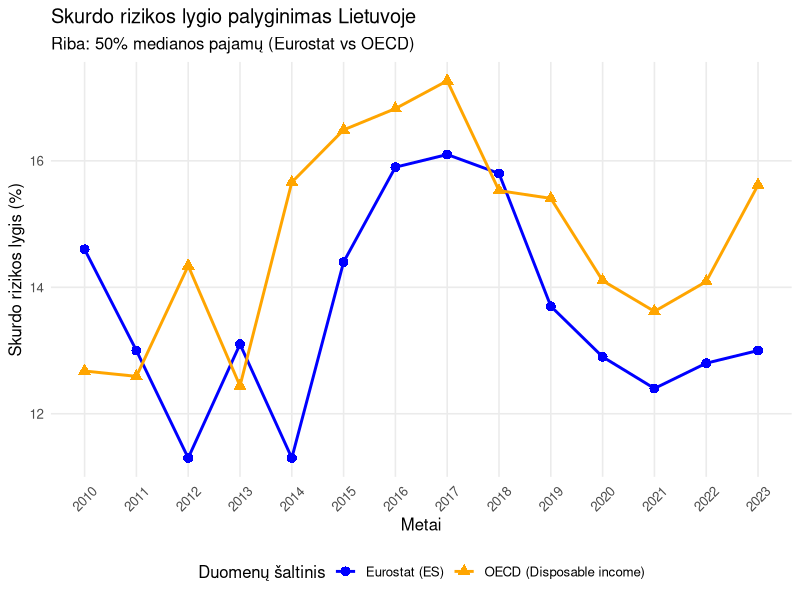
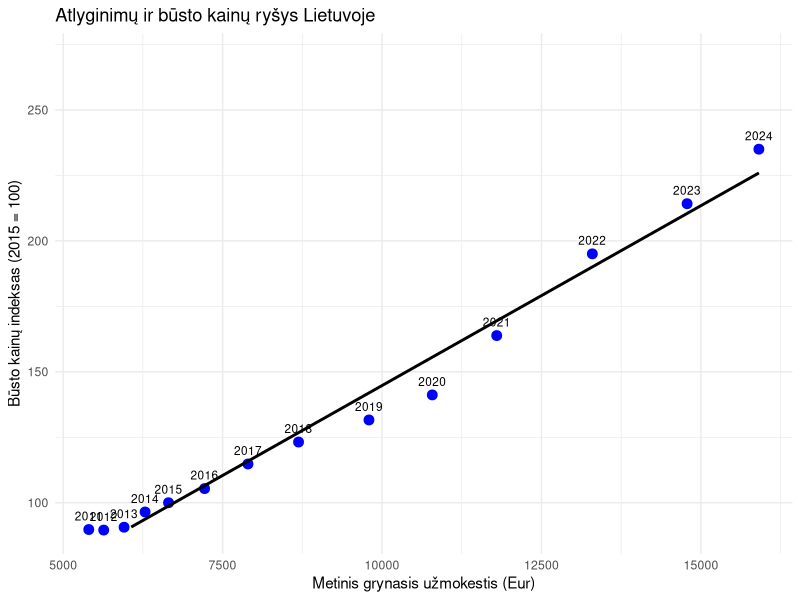
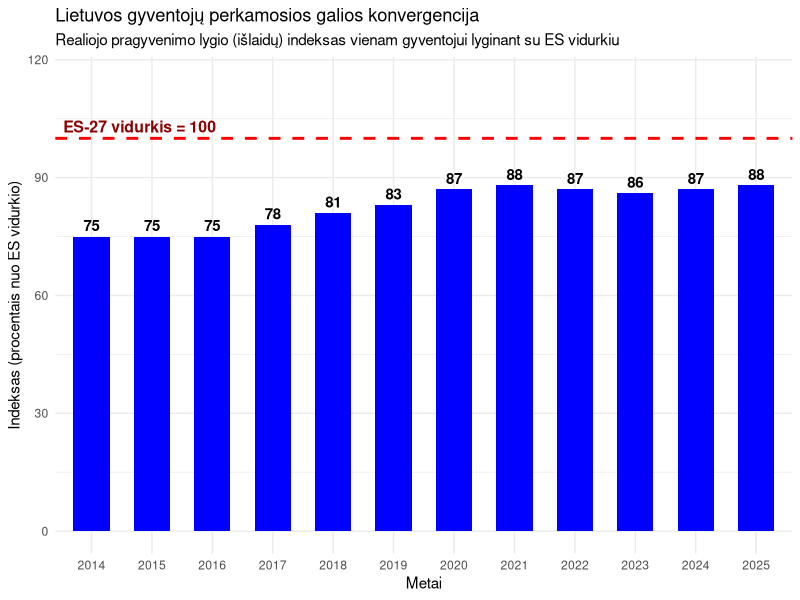
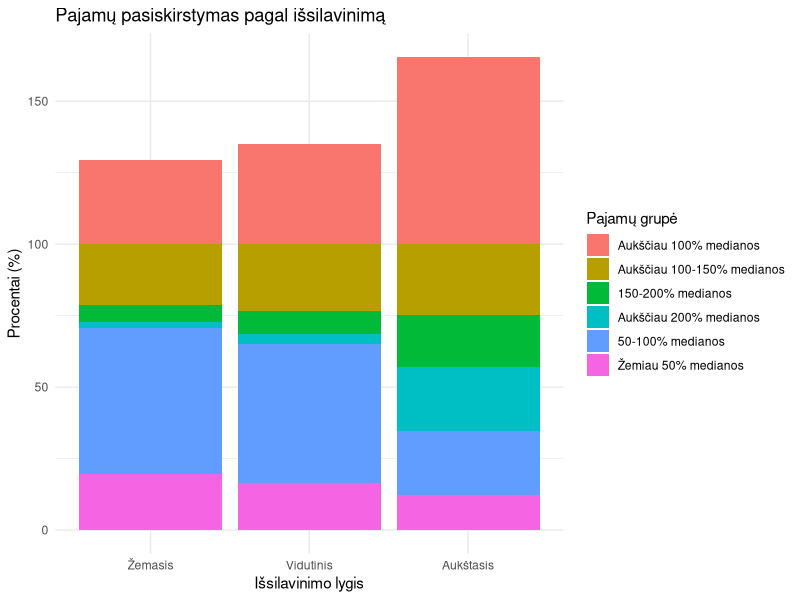

Source code (R) for these figures, in order:

library(ggplot2)
library(dplyr)
#Skurdo rizikos 50 medianos (Eurostat) ir skurdo rizika pagal disposable income 50% medianos (OECD)
#https://data-explorer.oecd.org/vis?fs[0]=Topic%2C1%7CSociety%23SOC%23%7CInequality%23SOC_INE%23&pg=0&fc=Topic&bp=true&snb=2&df[ds]=dsDisseminateFinalDMZ&df[id]=DSD_WISE_IDD%40DF_IDD&df[ag]=OECD.WISE.INE&df[vs]=1.0&pd=2010%2C2023&dq=LTU.A.PR_INC_DISP..PT_POP._T.METH2012.D_CUR.PL_50&to[TIME_PERIOD]=false&vw=tb
#https://ec.europa.eu/eurostat/databrowser/view/ilc_li02__custom_21526880/default/table

es_data <- read.csv("Skurdo_rizika_ES.csv", stringsAsFactors = FALSE)
disp_data <- read.csv("Skurdo_rizika_disposable.csv", stringsAsFactors = FALSE)

es_clean <- data.frame(
  Metai = es_data$TIME_PERIOD,
  Skurdo_lygis = es_data$OBS_VALUE,
  Saltinis = "Eurostat (ES)"
)

disp_clean <- data.frame(
  Metai = disp_data$TIME_PERIOD,
  Skurdo_lygis = disp_data$OBS_VALUE,
  Saltinis = "OECD (Disposable income)"
)

grafiko_duomenys <- rbind(es_clean, disp_clean)

grafiko_duomenys <- grafiko_duomenys[order(grafiko_duomenys$Metai), ]


ggplot(grafiko_duomenys, aes(x = Metai, y = Skurdo_lygis, color = Saltinis, shape = Saltinis, group = Saltinis)) +
  geom_line(linewidth = 1) +            
  geom_point(size = 3) +                     
  scale_x_continuous(breaks = seq(min(grafiko_duomenys$Metai), max(grafiko_duomenys$Metai), by = 1)) +
  scale_color_manual(values = c("Eurostat (ES)" = "blue", "OECD (Disposable income)" = "orange")) + 
  labs(
    title = "Skurdo rizikos lygio palyginimas Lietuvoje",
    subtitle = "Riba: 50% medianos pajamų (Eurostat vs OECD)",
    x = "Metai",
    y = "Skurdo rizikos lygis (%)",
    color = "Duomenų šaltinis",
    shape = "Duomenų šaltinis"
  ) +
  theme_minimal(base_size = 12) +           
  theme(
    plot_title = element_text(face = "bold", size = 14, hjust = 0.5),
    plot_subtitle = element_text(size = 11, hjust = 0.5, color = "gray30"),
    legend.position = "bottom",     
    panel.grid.minor = element_blank(),   
    axis.text.x = element_text(angle = 45, vjust = 0.5) 
  )

#----------------------------
#Rysys tarp atlyginimo ir busto kainu (Eurostat)
#https://ec.europa.eu/eurostat/databrowser/view/prc_hpi_a__custom_21527254/default/table
#https://ec.europa.eu/eurostat/databrowser/view/earn_nt_net__custom_21527250/default/table

housing_data <- read.csv("Housing.csv", stringsAsFactors = FALSE)
earnings_data <- read.csv("Net_Earnings.csv", stringsAsFactors = FALSE)

housing_clean <- housing_data[, c("TIME_PERIOD", "OBS_VALUE")]
colnames(housing_clean) <- c("Metai", "Busto_Indeksas")

earnings_clean <- earnings_data[, c("TIME_PERIOD", "OBS_VALUE")]
colnames(earnings_clean) <- c("Metai", "Uzmokestis")

bendri_duomenys <- merge(housing_clean, earnings_clean, by = "Metai")

ggplot(bendri_duomenys, aes(x = Uzmokestis, y = Busto_Indeksas)) +
  geom_point(size = 3, color = "blue") +                # Paprasti mėlyni taškai
  geom_smooth(method = "lm", color = "black", se = FALSE) + # Juoda tendencijos linija
  geom_text(aes(label = Metai), vjust = -1, size = 3) + # Metai virš taškų
  
  ylim(min(bendri_duomenys$Busto_Indeksas), max(bendri_duomenys$Busto_Indeksas) * 1.15) + 
  
  labs(
    title = "Atlyginimų ir būsto kainų ryšys Lietuvoje",
    x = "Metinis grynasis užmokestis (Eur)",
    y = "Būsto kainų indeksas (2015 = 100)"
  ) +
  theme_minimal()



#------------------------
#Lietuvos pirkimo galios palyginimas su ES vidurkiu(EuroStat)
#https://ec.europa.eu/eurostat/databrowser/view/tec00114__custom_21527436/default/table

raw_data <- read.csv("Purch_power.csv", stringsAsFactors = FALSE)

duomenys_lt <- raw_data %>%
  filter(geo == "LT") %>%
  select(Metai = TIME_PERIOD, Reiksme = OBS_VALUE) %>%
  mutate(Metai = as.factor(Metai))

ggplot(duomenys_lt, aes(x = Metai, y = Reiksme)) +
  geom_col(fill = "blue", width = 0.6) +
  
  geom_text(aes(label = Reiksme), 
            vjust = -0.5, 
            size = 3.8, 
            fontface = "bold", 
            color = "black") +
  
  geom_hline(yintercept = 100, linetype = "dashed", color = "red", linewidth = 1) +
  
  annotate("text", x = 1.8, y = 103, 
           label = "ES-27 vidurkis = 100", 
           color = "darkred", 
           fontface = "bold", 
           size = 4) +
  
  labs(
    title = "Lietuvos gyventojų perkamosios galios konvergencija",
    subtitle = "Realiojo pragyvenimo lygio (išlaidų) indeksas vienam gyventojui lyginant su ES vidurkiu",
    x = "Metai",
    y = "Indeksas (procentais nuo ES vidurkio)"
  ) +
  
  ylim(0, 115) +
  
  theme_minimal()

    #Pajamų Grupės pagal išsilavinimą OECD duomenys: https://data-explorer.oecd.org/vis?pg=0&bp=true&snb=40&tm=historical%20population%20data&df[ds]=dsDisseminateFinalDMZ&df[id]=DSD_EAG_LSO_EA%40DF_LSO_EARN_DISTR_MEDIAN&df[ag]=OECD.EDU.IMEP&df[vs]=1.0&dq=LTU._T.Y25T64.ISCED11A_0T2%2BISCED11A_3_4%2BISCED11A_5T8...MIGT_100%2BMILE_50%2BMIGT_50_LE100%2BMIGT_100_LE150%2BMIGT_150_LE200%2BMIGT_200....EMP...OBS...A&lom=LASTNOBSERVATIONS&lo=1&pd=2022%2C2022&to[TIME_PERIOD]=true&vw=tb
    
    
    
    df <- read.csv("OECD_issilavinimas.csv")
  
    ggplot(df, aes(x = ATTAINMENT_LEV, y = OBS_VALUE, fill = INCOME)) +
      geom_col() +
      
      scale_x_discrete(labels = c(
        "ISCED11A_0T2" = "Žemasis",
        "ISCED11A_3_4" = "Vidutinis",
        "ISCED11A_5T8" = "Aukštasis" 
      )) +
      
      scale_fill_discrete(labels = c(
        "MILE_50" = "Žemiau 50% medianos",
        "MIGT_50_LE100" = "50-100% medianos",
        "MIGT_100" = "Aukščiau 100% medianos",
        "MIGT_150_LE200" = "150-200% medianos",
        "MIGT_200" = "Aukščiau 200% medianos",
        "MIGT_100_LE150" = "Aukščiau 100-150% medianos"
      )) +
      
      labs(
        title = "Pajamų pasiskirstymas pagal išsilavinimą",
        x = "Išsilavinimo lygis",
        y = "Procentai (%)",
        fill = "Pajamų grupė"
      ) +
      theme_minimal()
